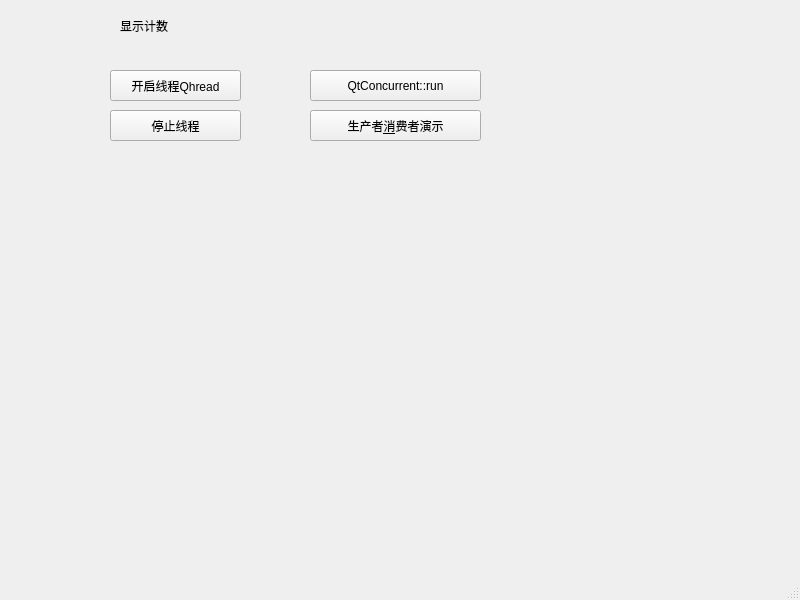
<?xml version="1.0" encoding="UTF-8"?>
<ui version="4.0">
 <class>MainWindow</class>
 <widget class="QMainWindow" name="MainWindow">
  <property name="geometry">
   <rect>
    <x>0</x>
    <y>0</y>
    <width>800</width>
    <height>600</height>
   </rect>
  </property>
  <property name="windowTitle">
   <string>MainWindow</string>
  </property>
  <widget class="QWidget" name="centralwidget">
   <widget class="QPushButton" name="pushButton">
    <property name="geometry">
     <rect>
      <x>110</x>
      <y>70</y>
      <width>131</width>
      <height>31</height>
     </rect>
    </property>
    <property name="text">
     <string>开启线程Qhread</string>
    </property>
   </widget>
   <widget class="QLabel" name="showInfomationLabel">
    <property name="geometry">
     <rect>
      <x>120</x>
      <y>10</y>
      <width>151</width>
      <height>31</height>
     </rect>
    </property>
    <property name="text">
     <string>显示计数</string>
    </property>
   </widget>
   <widget class="QPushButton" name="pushButton_2">
    <property name="geometry">
     <rect>
      <x>110</x>
      <y>110</y>
      <width>131</width>
      <height>31</height>
     </rect>
    </property>
    <property name="text">
     <string>停止线程</string>
    </property>
   </widget>
   <widget class="QPushButton" name="pushButton_3">
    <property name="geometry">
     <rect>
      <x>310</x>
      <y>70</y>
      <width>171</width>
      <height>31</height>
     </rect>
    </property>
    <property name="text">
     <string>QtConcurrent::run</string>
    </property>
   </widget>
   <widget class="QPushButton" name="pushButton_4">
    <property name="geometry">
     <rect>
      <x>310</x>
      <y>110</y>
      <width>171</width>
      <height>31</height>
     </rect>
    </property>
    <property name="text">
     <string>生产者&amp;消费者演示</string>
    </property>
   </widget>
  </widget>
  <widget class="QMenuBar" name="menubar">
   <property name="geometry">
    <rect>
     <x>0</x>
     <y>0</y>
     <width>800</width>
     <height>37</height>
    </rect>
   </property>
  </widget>
  <widget class="QStatusBar" name="statusbar"/>
 </widget>
 <resources/>
 <connections>
  <connection>
   <sender>pushButton</sender>
   <signal>clicked()</signal>
   <receiver>MainWindow</receiver>
   <slot>handleStartThread()</slot>
   <hints>
    <hint type="sourcelabel">
     <x>153</x>
     <y>123</y>
    </hint>
    <hint type="destinationlabel">
     <x>152</x>
     <y>198</y>
    </hint>
   </hints>
  </connection>
  <connection>
   <sender>pushButton_2</sender>
   <signal>clicked()</signal>
   <receiver>MainWindow</receiver>
   <slot>handleStopThread()</slot>
   <hints>
    <hint type="sourcelabel">
     <x>176</x>
     <y>164</y>
    </hint>
    <hint type="destinationlabel">
     <x>367</x>
     <y>180</y>
    </hint>
   </hints>
  </connection>
  <connection>
   <sender>pushButton_3</sender>
   <signal>clicked()</signal>
   <receiver>MainWindow</receiver>
   <slot>handleConcurrent()</slot>
   <hints>
    <hint type="sourcelabel">
     <x>404</x>
     <y>125</y>
    </hint>
    <hint type="destinationlabel">
     <x>460</x>
     <y>40</y>
    </hint>
   </hints>
  </connection>
  <connection>
   <sender>pushButton_4</sender>
   <signal>clicked()</signal>
   <receiver>MainWindow</receiver>
   <slot>handleConsumerProductor()</slot>
   <hints>
    <hint type="sourcelabel">
     <x>363</x>
     <y>161</y>
    </hint>
    <hint type="destinationlabel">
     <x>422</x>
     <y>308</y>
    </hint>
   </hints>
  </connection>
 </connections>
 <slots>
  <slot>handleStartThread()</slot>
  <slot>handleStopThread()</slot>
  <slot>handleConcurrent()</slot>
  <slot>handleConsumerProductor()</slot>
 </slots>
</ui>
